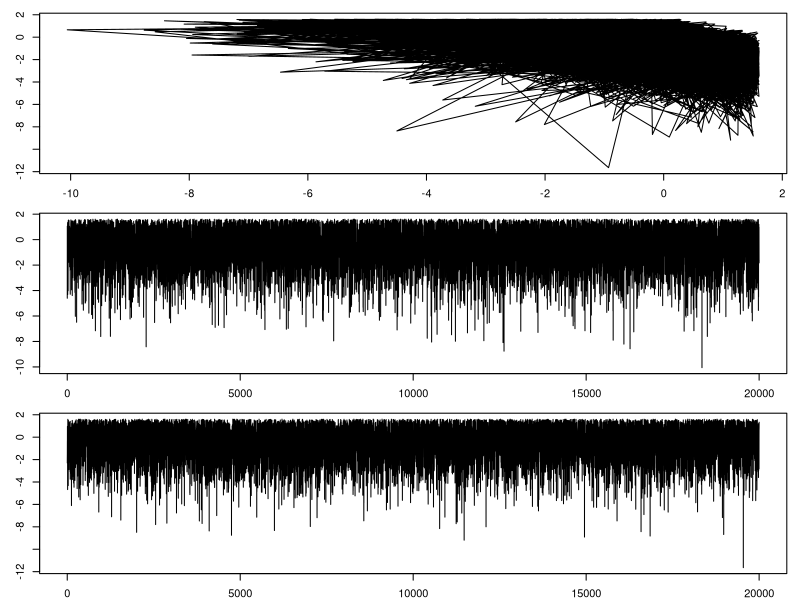

Source code (R):
B <- Inf
B <- 5
n <- 20000

x.vec <- rep(0,n)
y.vec <- rep(0,n)

x.vec[1] <- 0.01
y.vec[1] <- 0.1

for (i in seq(2, n)) {
  repeat {
    x <- rexp(1, y.vec[i-1])
    if (x < B)
      break
  }
  x.vec[i] <- x
  repeat {
    y <- rexp(1, x)
    if (y < B)
      break
  }
  y.vec[i] <- y
}

opar <- par(mfcol = c(3, 1), mar = c(2,3,1,1))
plot(log(x.vec), log(y.vec), type = "l")
plot(log(x.vec), type = "l")
plot(log(y.vec), type = "l")
par(opar)
